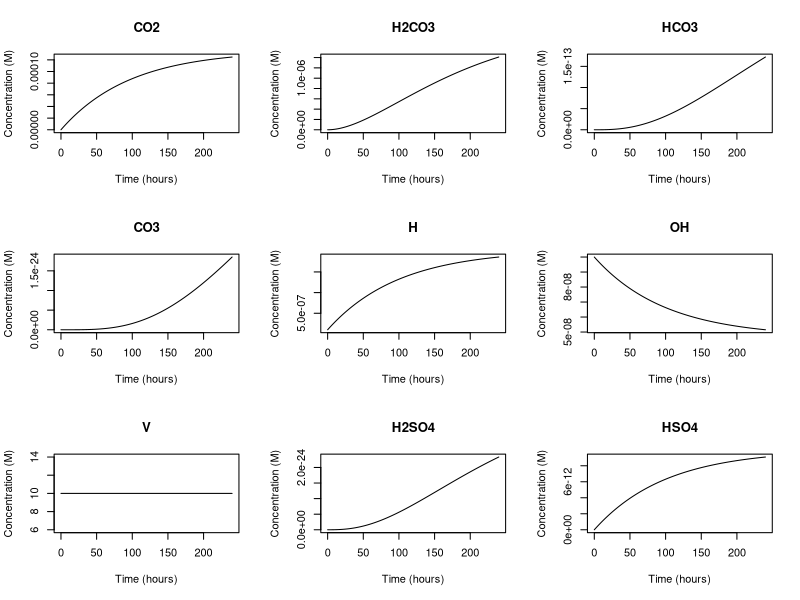
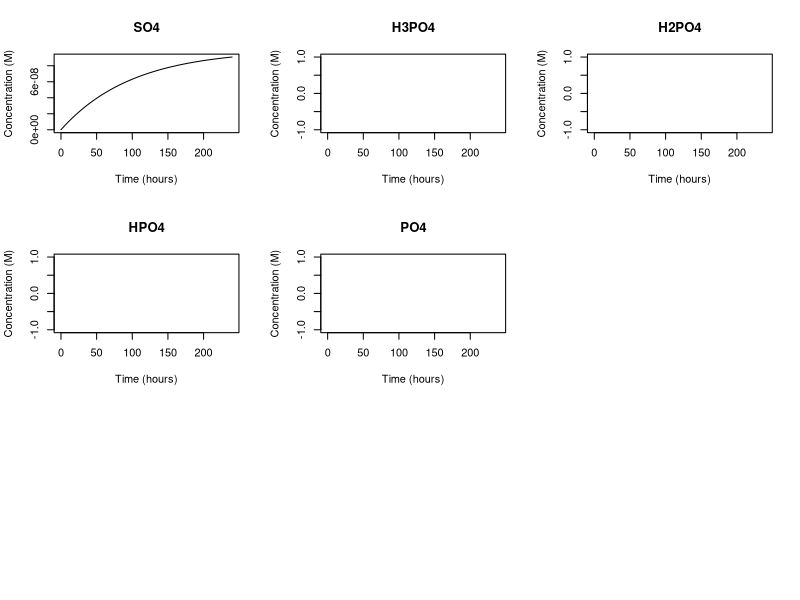

The R source for these figures, in order:

# Load the deSolve package

setwd("F:/Model_Projects/Model_Projects_R/Micro_Greens/v.1/v.1.3")

library(deSolve)
library(ggplot2)

k_data <- read.csv("Reaction_Parameters.csv")
chem_data <- read.csv("Chemical_Nom.csv")

# Initialize an empty list to store the parameter values
parms <- list()

# Loop through the rows of the data frame
for(i in 1:nrow(k_data)) {
  
  # Extract the reaction code, kf, and kb values
  reaction_code <- k_data[i, "Reaction_Code"]
  kf <- k_data[i, "kf"]
  kb <- k_data[i, "kb"]
  
  # Assign the kf and kb values to dynamically created variables
  assign(paste0("k", reaction_code, "f"), kf)
  assign(paste0("k", reaction_code, "b"), kb)
  
  # Add the parameter values to the list
  parms[[paste0("k", reaction_code, "f")]] <- kf
  parms[[paste0("k", reaction_code, "b")]] <- kb
}


for(i in 1:nrow(chem_data)) {
  
  # Extract the species code and input concentration
  species_code <- chem_data[i, "Species_Code"]
  input_conc <- chem_data[i, "Input_Conc"]
  
  # Assign the input concentration to dynamically created variables
  assign(paste0(species_code, "_I"), input_conc)
  
  # Add the parameter value to the list
  parms[[paste0(species_code, "_I")]] <- input_conc
}

# Read in Water data

Water_Data<-read.csv("Water_Data.csv")
names(Water_Data) <- Water_Data[1,]
Water_Data <- Water_Data[-1,]

Water_Data <-Water_Data[ , colSums(is.na(Water_Data))==0]

Time_Conversion<-1/24 # seconds to hours
# Define the function for the system of differential equations
carbonate_eqs <- function(t, y, parms) {
  
  # Unpack the state variables
  
  # Water
  
  V<-y[7]
  
  # Chemistry
  CO2 <- y[1]
  H2CO3 <- y[2]
  HCO3 <- y[3]
  CO3 <- y[4]
  H <- y[5]
  OH <- y[6]
  
  H2SO4<-y[8]
  HSO4<-y[9]
  SO4<-y[10]
  
  H3PO4<-y[11]
  H2PO4<-y[12]
  HPO4<-y[13]
  PO4<-y[14]
  
  # Unpack the rate constants
  k1f <- parms$k1_0f*Time_Conversion
  k1b <- parms$k1_0b*Time_Conversion
  k11f <- parms$k1_1f*Time_Conversion
  k11b <- parms$k1_1b*Time_Conversion
  k12f <- parms$k1_2f*Time_Conversion
  k12b <- parms$k1_2b*Time_Conversion
  
  k21f <- parms$k2_1f*Time_Conversion
  k21b<-parms$k2_1b*Time_Conversion
  k22f <- parms$k2_2f*Time_Conversion
  k22b<-parms$k2_2b*Time_Conversion
  
  k31f<-parms$k3_1f*Time_Conversion
  k31b<-parms$k3_1b*Time_Conversion
  k32f<-parms$k3_2f*Time_Conversion
  k32b<-parms$k3_2b*Time_Conversion
  k33f<-parms$k3_3f*Time_Conversion
  k33b<-parms$k3_3b*Time_Conversion
  
  #CO2 and water
  kwf <- parms$kwf*Time_Conversion
  kwb <- parms$kwb*Time_Conversion
  kgf <- parms$kgf*Time_Conversion
  kgb <- parms$kgb*Time_Conversion
  
  # Manual Parameter Setting
  kH<-parms$kH<-1.7e-5#.034 # At 25°C and 1 atm pressure, the value of kH for CO2 is approximately 3.4 x 10^-2 mol/L/atm.
  PCO2<-parms$PCO2<-.0101 # PCO2 = (412 ppm) * (1/10^6) * (24.45 L/mol) = 0.0101 atm

  
  # Water
  
  Break_Condition_1<-parms$BC1<-as.numeric(Water_Data$Break_Condition1)
  VI<-parms$VI<-as.numeric(Water_Data$Inflow_Rate)
  VO<-parms$VO<-as.numeric(Water_Data$Outflow_Rate)
  
  
  # Calculate the reaction rates
  ## Reaction 1: Bicarbonate
  dCO2 <- VI*CO2_I/V+(kgf*(PCO2 - kH*CO2) - k1f*CO2 + k1b*H2CO3 - kgb*CO2)/V -VO*CO2/V
  dH2CO3 <- VI*H2CO3_I/V + (k1f * CO2 - k1b * H2CO3 - k11f * H2CO3 + k11b * H * HCO3)/V - VO*H2CO3/V
  dHCO3 <- VI*HCO3_I/V + (k11f * H2CO3 - k11b * H * HCO3 - k12f * HCO3 + k12b * H * CO3)/V - VO*HCO3/V
  dCO3 <- VI*CO3_I/V + (k12f * HCO3 - k12b * H * CO3)/V - VI*CO3/V
  
  ## Reaction 2: Sulfuric Acid
  dH2SO4 <- VI*H2SO4_I/V + (-k21f*H2SO4 + k21b*HSO4*H)/V - VO*H2SO4/V
  dHSO4 <- VI*HSO4_I/V + (k21f*H2SO4 + k22b*SO4*H - k21b*HSO4*H - k22f*HSO4)/V - VO*HSO4/V
  dSO4 <- VI*SO4_I/V+ (k22f*HSO4 - k22b*SO4*H)/V - VO*SO4/V
  
  ## Reaction 3: Phosphate
  dH3PO4<- VI*H3PO4_I/V + (k31b*H2PO4*H - k31f*H3PO4)/V - VO*H3PO4
  dH2PO4<- VI*H2PO4_I/V + (k31f*H3PO4 + k32b*HPO4*H - k31b*H2PO4*H - k32f*H2PO4)/V - VO*H2PO4/V
  dHPO4<- VI*HPO4_I/V + (k32f*H2PO4 + k33b*PO4*H - k33f*HPO4 - k32b*HPO4*H)/V - VO*HPO4/V
  dPO4<- VI*PO4_I/V + (k33f*HPO4 - k33b*PO4*H)/V - VO*PO4/V
 
  ## Hydronium/Hydroxide Reactions
  
  #Hydronium Equations per reaction
  H_Carb<- k12f*HCO3 - k12b*CO3*H + k11f*H2CO3 - k11b*H*HCO3
  H_Sulf<- k21f*H2SO4 - k22b*SO4*H + k22f*HSO4 -k21b*HSO4*H
  H_Phos<- k31f*H3PO4 + k32f*H2PO4 + k33f*HPO4 - k31b*H2PO4*H - k32b*HPO4*H - k33b*PO4*H
  #H_Nitrate<-
  
  # Hydroxide Equations per reaction
  
  # complete hydronium/hydroxide equations
    
  dH <- VI*H_I/V + (kwf - kwb * H * OH + H_Carb + H_Sulf)/V  - VO*H/V
  dOH <- VI*OH_I/V + (kwf - kwb * H * OH)/V - VO*OH/V
  
  
  # Water Equations
  if (V > 5) {
    dV <- VI - VO
  } else {
    dV <- ifelse(V <= 5 & VI - VO < 0, 0, VI - VO)
  }
  
  
  # Return the derivatives as a list
  list(c(dCO2, dH2CO3, dHCO3, dCO3, dH, dOH, dV, dH2SO4, dHSO4, dSO4, dH3PO4, dH2PO4, dHPO4, dPO4))
}
# Set the initial state variables and rate constants
y0 <- c(CO2 = 0, H2CO3 = 0, HCO3 = 0.0, CO3 = 0.00, H = 1e-7, OH = 1e-7, V=10, H2SO4 = 0, HSO4 = 0, SO4 = 0, H3PO4 = 0, H2PO4 = 0, HPO4 = 0, PO4 = 0)
#parms <- c(k1f = 1e-3, k1b = 1e-2, k11f = 1e-4, k11b = 1e-5, k12f = 1e-7, k12b = 1e-8, kwf = 1e-14, kwb = 1e-14)

# Set the time interval to simulate
t <- seq(0, 240, by = 1)

# Solve the system of differential equations using the ode solver in deSolve
out <- ode(y = y0, times = t, func = carbonate_eqs, parms = parms, method = "rk4")

# Plot the results
plot(out, xlab = "Time (hours)", ylab = "Concentration (M)")

Model_Dataframe<-as.data.frame(out)
